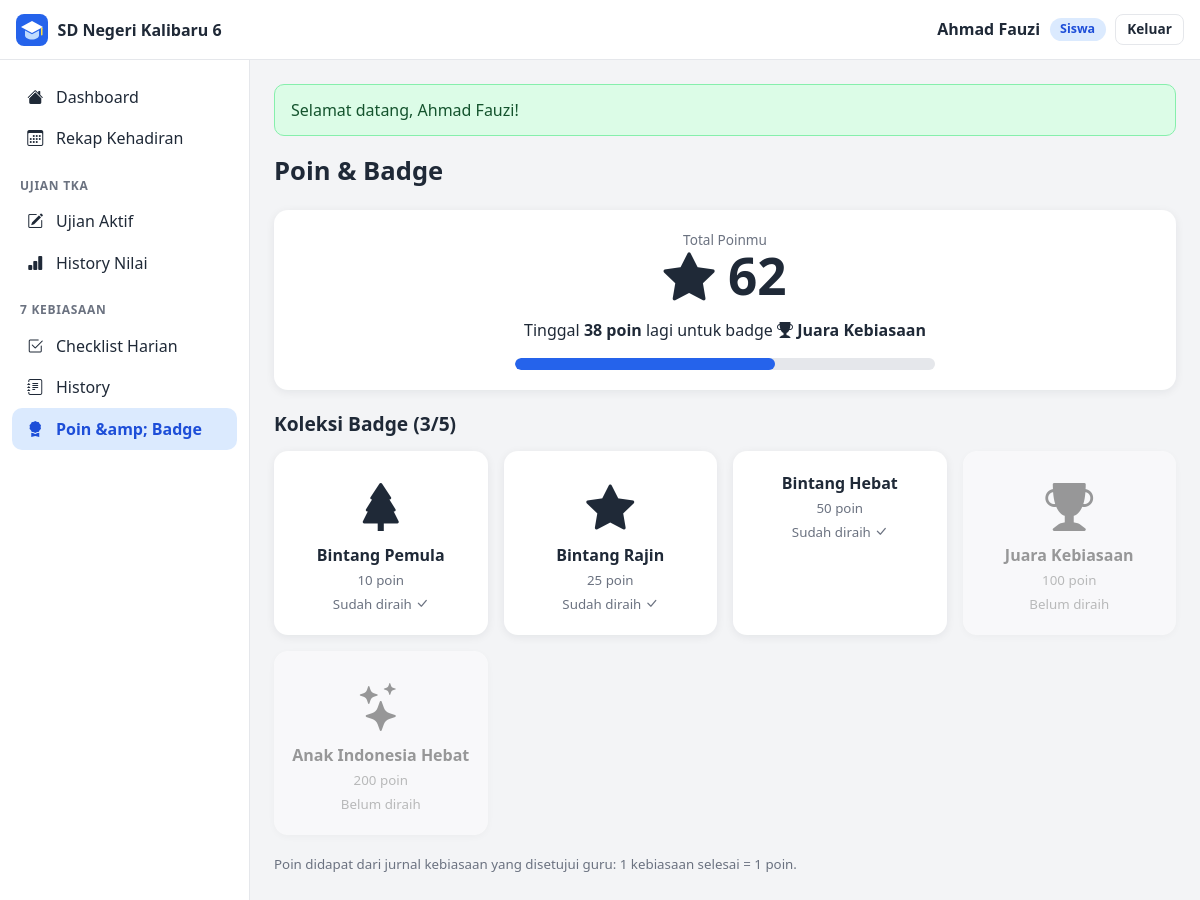
The page /siswa/badge.php (signed in) on the database its author committed.
### tables this page shows
CREATE TABLE siswa (
    id            INT UNSIGNED AUTO_INCREMENT PRIMARY KEY,
    user_id       INT UNSIGNED NOT NULL UNIQUE,
    nisn          VARCHAR(20) NOT NULL UNIQUE,
    nama          VARCHAR(100) NOT NULL,
    jenis_kelamin ENUM('L','P') NOT NULL,
    tanggal_lahir DATE NULL,
    alamat        VARCHAR(255) NULL,
    kelas_id      INT UNSIGNED NOT NULL,
    orang_tua_id  INT UNSIGNED NULL,
    status        ENUM('aktif','nonaktif') NOT NULL DEFAULT 'aktif',
    CONSTRAINT fk_siswa_user  FOREIGN KEY (user_id)      REFERENCES users(id)     ON DELETE CASCADE,
    CONSTRAINT fk_siswa_kelas FOREIGN KEY (kelas_id)     REFERENCES kelas(id),
    CONSTRAINT fk_siswa_ortu  FOREIGN KEY (orang_tua_id) REFERENCES orang_tua(id) ON DELETE SET NULL
);

CREATE TABLE badge (
    id           INT UNSIGNED AUTO_INCREMENT PRIMARY KEY,
    nama_badge   VARCHAR(60) NOT NULL,
    minimal_poin INT UNSIGNED NOT NULL,
    deskripsi    VARCHAR(150) NULL,
    ikon         VARCHAR(10) NOT NULL DEFAULT '⭐'
);

### includes/auth.php (called while the page is built, shortened)
<?php
require_once __DIR__ . '/../config/database.php';
function e($nilai): string
{
    return htmlspecialchars((string) $nilai, ENT_QUOTES, 'UTF-8');
}
function url(string $path = ''): string
{
    return BASE_URL . '/' . ltrim($path, '/');
}
function ambil_flash(): array
{
    $daftar = $_SESSION['flash'] ?? [];
    return $daftar;
}
function user(): ?array
{
    return $_SESSION['user'] ?? null;
}
function halaman_beranda(string $role): string
{
    switch ($role) {
        case 'siswa':    return url('siswa/dashboard.php');
    }
}
function wajib_login(): array
{
    $u = user();
    return $u;
}
function nama_role(string $role): string
{
    $label = ['admin' => 'Admin', 'guru' => 'Guru', 'siswa' => 'Siswa', 'orangtua' => 'Orang Tua'];
    return $label[$role] ?? $role;
}

### config/database.php (called while the page is built, shortened)
<?php
function db(): PDO
{
    static $pdo = null;
    if ($pdo === null) {
        try {
            $pdo = new PDO(
                'mysql:host=' . DB_HOST . ';dbname=' . DB_NAME . ';charset=utf8mb4',
                DB_USER,
                DB_PASS,
                [
                    PDO::ATTR_ERRMODE            => PDO::ERRMODE_EXCEPTION,
                    PDO::ATTR_DEFAULT_FETCH_MODE => PDO::FETCH_ASSOC,
                    PDO::ATTR_EMULATE_PREPARES   => false,
                    PDO::MYSQL_ATTR_INIT_COMMAND => "SET time_zone = '+07:00'",
                ]
            );
        } catch (PDOException $e) {
            error_log('Koneksi database gagal: ' . $e->getMessage());
            http_response_code(500);
            exit('Koneksi database gagal. Pastikan MySQL di XAMPP sudah Start dan database kkp_sd sudah diimpor.');
        }
    }
    return $pdo;
}

### siswa/badge.php (the view, shortened to what this page needs)
<?php
require_once __DIR__ . '/../includes/auth.php';
require_once __DIR__ . '/../includes/fungsi.php';
$siswa = siswa_login();
$poin = total_poin((int) $siswa['id']);
$badge = daftar_badge($poin);
$berikut = $badge['berikut'];
$judul = 'Poin & Badge';
require __DIR__ . '/../includes/header.php';
?>
<section class="card teks-tengah">
    <div class="stat-label">Total Poinmu</div>
    <div class="nilai-besar"><i class="bi bi-star-fill"></i> <?= (int) $poin ?></div>
    <?php if ($berikut): ?>
        <p>Tinggal <strong><?= (int) $berikut['minimal_poin'] - $poin ?> poin</strong> lagi untuk badge
            <strong><?= ikon_badge($berikut['ikon']) ?> <?= e($berikut['nama_badge']) ?></strong></p>
        <div class="progress biru" style="max-width:420px;margin:0 auto"><span style="width:<?= min(100, round($poin / $berikut['minimal_poin'] * 100)) ?>%"></span></div>
    <?php else: ?>
        <p>Hebat! Kamu sudah mengumpulkan semua badge. <i class="bi bi-stars"></i></p>
    <?php endif; ?>
</section>
<h2>Koleksi Badge (<?= (int) $badge['jumlah_diraih'] ?>/<?= count($badge['semua']) ?>)</h2>
<div class="badge-grid">
    <?php foreach ($badge['semua'] as $b): ?>
        <div class="badge-item <?= $b['diraih'] ? '' : 'terkunci' ?>">
            <span class="ikon"><?= ikon_badge($b['ikon']) ?></span>
            <strong><?= e($b['nama_badge']) ?></strong>
            <div><small><?= (int) $b['minimal_poin'] ?> poin</small></div>
            <div><small><?= $b['diraih'] ? 'Sudah diraih <i class="bi bi-check-lg"></i>' : 'Belum diraih' ?></small></div>
        </div>
    <?php endforeach; ?>
</div>
<p class="mt"><small>Poin didapat dari jurnal kebiasaan yang disetujui guru: 1 kebiasaan selesai = 1 poin.</small></p>
<?php require __DIR__ . '/../includes/footer.php'; ?>

### includes/header.php (shortened to what this page needs)
<?php
require_once __DIR__ . '/auth.php';
require_once __DIR__ . '/fungsi.php';
$pengguna = wajib_login();
$judul = $judul ?? 'Dashboard';
$tanpa_sidebar = $tanpa_sidebar ?? false;
$sembunyikan_judul = $sembunyikan_judul ?? false;
?>
<!DOCTYPE html>
<html lang="id">
<head>
    <link rel="stylesheet" href="<?= e(url('assets/css/style.css')) ?>">
    <link rel="stylesheet" href="https://cdn.jsdelivr.net/npm/bootstrap-icons@1.11.3/font/bootstrap-icons.min.css">
</head>
<body class="<?= $tanpa_sidebar ? 'tanpa-sidebar' : '' ?>">
<?php require __DIR__ . '/navbar.php'; ?>
<div class="layout">
    <?php if (!$tanpa_sidebar) require __DIR__ . '/sidebar.php'; ?>
    <main class="konten" id="konten">
        <?php foreach (ambil_flash() as $f): ?>
            <div class="flash flash-<?= e($f['tipe']) ?>" role="alert"><?= e($f['pesan']) ?></div>
        <?php endforeach; ?>
        <?php if (!$sembunyikan_judul): ?>
        <div class="page-head">
            <h1><?= e($judul) ?></h1>
        </div>
        <?php endif; ?>

### includes/navbar.php (shortened to what this page needs)
<header class="navbar">
    <a class="navbar-brand" href="<?= e(halaman_beranda($pengguna['role'])) ?>">
        <img src="<?= e(url('assets/images/logo.svg')) ?>" alt="" width="32" height="32">
        <span><?= e(APP_SEKOLAH) ?></span>
    </a>
    <div class="navbar-user">
        <span class="navbar-nama"><?= e($pengguna['nama']) ?></span>
        <span class="pill pill-biru"><?= e(nama_role($pengguna['role'])) ?></span>
        <a class="btn btn-light btn-sm" href="<?= e(url('auth/logout.php')) ?>">Keluar</a>
    </div>
</header>

### includes/sidebar.php (shortened to what this page needs)
<?php
function menu_sidebar(string $role): array
{
    if ($role === 'siswa') {
        return [
            ['Dashboard', 'siswa/dashboard.php', '<i class="bi bi-house-fill"></i>'],
            ['Rekap Kehadiran', 'siswa/kehadiran.php', '<i class="bi bi-calendar3"></i>'],
            ['Ujian TKA', null, null],
            ['Ujian Aktif', 'siswa/ujian.php', '<i class="bi bi-pencil-square"></i>', ['siswa/ujian-info.php', 'siswa/ujian-kerjakan.php']],
            ['History Nilai', 'siswa/nilai.php', '<i class="bi bi-bar-chart-fill"></i>', ['siswa/ujian-hasil.php']],
            ['7 Kebiasaan', null, null],
            ['Checklist Harian', 'siswa/kebiasaan.php', '<i class="bi bi-check2-square"></i>'],
            ['History', 'siswa/kebiasaan-history.php', '<i class="bi bi-journal-text"></i>'],
            ['Poin &amp; Badge', 'siswa/badge.php', '<i class="bi bi-award-fill"></i>'],
        ];
    }
    $menu = [
        ['Dashboard', 'guru/dashboard.php', '<i class="bi bi-house-fill"></i>'],
        ['Data Master', null, null],
        ['Siswa', 'guru/siswa.php', '<i class="bi bi-person-fill"></i>', ['guru/siswa-form.php']],
    ];
    return array_merge($menu, [
        ['Kelas', 'guru/kelas.php', '<i class="bi bi-building"></i>'],
        ['Mata Pelajaran', 'guru/mapel.php', '<i class="bi bi-book-fill"></i>'],
        ['Absensi Kelas', null, null],
        ['Input Absensi', 'guru/absensi.php', '<i class="bi bi-pen-fill"></i>'],
        ['Rekap Absensi', 'guru/absensi-rekap.php', '<i class="bi bi-calendar-week-fill"></i>'],
        ['TKA', null, null],
        ['Bank Soal', 'guru/bank-soal.php', '<i class="bi bi-puzzle-fill"></i>', ['guru/bank-soal-form.php', 'guru/kelompok-form.php', 'guru/bank-soal-detail.php']],
        ['Ujian', 'guru/ujian.php', '<i class="bi bi-pencil-square"></i>', ['guru/ujian-form.php']],
        ['Hasil Ujian', 'guru/hasil-ujian.php', '<i class="bi bi-bar-chart-fill"></i>'],
        ['Analisis Soal', 'guru/analisis-soal.php', '<i class="bi bi-search"></i>'],
        ['7 Kebiasaan', null, null],
        ['Jurnal', 'guru/jurnal.php?status=semua', '<i class="bi bi-journal-text"></i>'],
        ['Verifikasi', 'guru/jurnal.php?status=menunggu', '<i class="bi bi-check-circle-fill"></i>', ['guru/jurnal-detail.php']],
        ['Laporan', null, null],
        ['Laporan', 'laporan/index.php', '<i class="bi bi-printer-fill"></i>', ['laporan/absensi.php', 'laporan/tka.php', 'laporan/kebiasaan.php', 'laporan/terpadu.php']],
    ]);
}
function menu_aktif(array $item): bool
{
    $sekarang = ltrim(substr($_SERVER['SCRIPT_NAME'], strlen(BASE_URL)), '/');
    [$file, $query] = array_pad(explode('?', $item[1], 2), 2, '');
    if ($file === $sekarang) {
        return true;
    }
    return isset($item[3]) && in_array($sekarang, $item[3], true);
}
?>
<aside class="sidebar" id="sidebar">
    <nav>
        <?php foreach (menu_sidebar($pengguna['role']) as $item): ?>
            <?php if ($item[1] === null): ?>
                <div class="menu-judul"><?= e($item[0]) ?></div>
            <?php else: ?>
                <a class="menu-item<?= menu_aktif($item) ? ' aktif' : '' ?>" href="<?= e(url($item[1])) ?>">
                    <span class="menu-ikon" aria-hidden="true"><?= $item[2] ?></span><?= e($item[0]) ?>
                </a>
            <?php endif; ?>
        <?php endforeach; ?>
    </nav>
</aside>

### includes/fungsi.php (shortened to what this page needs)
<?php
function siswa_login(): ?array
{
    $u = user();
    $st = db()->prepare('SELECT s.*, k.nama_kelas FROM siswa s JOIN kelas k ON k.id = s.kelas_id WHERE s.id = :id');
    $st->execute(['id' => $u['profil_id']]);
    return $st->fetch() ?: null;
}
    ob_start(); ?>
    <?php
function total_poin(int $siswa_id): int
{
    $st = db()->prepare('SELECT COALESCE(SUM(jumlah), 0) FROM poin WHERE siswa_id = :s');
    $st->execute(['s' => $siswa_id]);
    return (int) $st->fetchColumn();
}
function daftar_badge(int $poin): array
{
    $semua = db()->query('SELECT * FROM badge ORDER BY minimal_poin')->fetchAll();
    $berikut = null;
    $jumlah_diraih = 0;
    foreach ($semua as &$b) {
        $b['diraih'] = $poin >= (int) $b['minimal_poin'];
        if ($b['diraih']) $jumlah_diraih++;
        elseif ($berikut === null) $berikut = $b;
    }
    return ['semua' => $semua, 'berikut' => $berikut, 'jumlah_diraih' => $jumlah_diraih];
}
function ikon_badge(string $ikon): string
{
    $peta = [
        '🌱' => 'bi-tree-fill',
        '⭐' => 'bi-star-fill',
        '🏅' => 'bi-medal-fill',
        '🏆' => 'bi-trophy-fill',
        '🌟' => 'bi-stars',
    ];
    $kelas = $peta[$ikon] ?? 'bi-award-fill';
    return '<i class="bi ' . $kelas . '"></i>';
}

### includes/footer.php (shortened to what this page needs)
    </main>
</div>
</body>
</html>

### assets/css/style.css (style rules this page uses)
:root { --primary: #2563eb; --primary-gelap: #1d4ed8; --primary-muda: #dbeafe; --success: #16a34a; --success-muda: #dcfce7; --warning: #eab308; --warning-muda: #fef9c3; --danger: #dc2626; --danger-muda: #fee2e2; --abu-bg: #f3f4f6; --abu-garis: #e5e7eb; --abu-teks: #6b7280; --teks: #1f2937; --putih: #ffffff; --radius: 14px; --bayangan: 0 2px 10px rgba(17, 24, 39, .07); --lebar-sidebar: 250px; --tinggi-navbar: 60px; }
* { box-sizing: border-box; }
html { font-size: 16px; }
body { margin: 0; font-family: "Segoe UI", system-ui, -apple-system, "Helvetica Neue", Arial, sans-serif; background: var(--abu-bg); color: var(--teks); line-height: 1.5; }
a { color: var(--primary); text-decoration: none; }
h1 { font-size: 1.6rem; margin: 0; }
h2 { font-size: 1.2rem; margin: 0 0 .75rem; }
img { max-width: 100%; }
small, .petunjuk { color: var(--abu-teks); }
.teks-tengah { text-align: center; }
.mt { margin-top: 1rem; }
.navbar { position: fixed; top: 0; left: 0; right: 0; z-index: 30; height: var(--tinggi-navbar); background: var(--putih); border-bottom: 1px solid var(--abu-garis); display: flex; align-items: center; gap: .75rem; padding: 0 1rem; }
.navbar-brand { display: flex; align-items: center; gap: .6rem; font-weight: 700; color: var(--teks); }
.navbar-user { margin-left: auto; display: flex; align-items: center; gap: .6rem; }
.navbar-nama { font-weight: 600; }
.layout { padding-top: var(--tinggi-navbar); display: flex; min-height: 100vh; }
.sidebar { position: fixed; top: var(--tinggi-navbar); bottom: 0; left: 0; width: var(--lebar-sidebar); background: var(--putih); border-right: 1px solid var(--abu-garis); overflow-y: auto; padding: 1rem .75rem 2rem; z-index: 20; }
.konten { flex: 1; margin-left: var(--lebar-sidebar); padding: 1.5rem; min-width: 0; }
.menu-judul { font-size: .75rem; text-transform: uppercase; letter-spacing: .06em; color: var(--abu-teks); margin: 1.1rem .5rem .35rem; font-weight: 700; }
.menu-item { display: flex; align-items: center; gap: .6rem; padding: .55rem .75rem; border-radius: 10px; color: var(--teks); font-weight: 500; transition: background .15s; }
.menu-item.aktif { background: var(--primary-muda); color: var(--primary-gelap); font-weight: 700; }
.menu-ikon { width: 1.4rem; text-align: center; }
.page-head { display: flex; flex-wrap: wrap; align-items: center; justify-content: space-between; gap: .75rem; margin-bottom: 1.25rem; }
.card { background: var(--putih); border-radius: var(--radius); box-shadow: var(--bayangan); padding: 1.25rem; margin-bottom: 1.25rem; }
.stat-label { color: var(--abu-teks); font-size: .85rem; }
.btn { display: inline-flex; align-items: center; justify-content: center; gap: .4rem; padding: .55rem 1.1rem; border-radius: 10px; border: 1px solid transparent; font: inherit; font-weight: 600; cursor: pointer; text-decoration: none; background: var(--abu-bg); color: var(--teks); transition: transform .1s, filter .15s; }
.btn-light { background: var(--putih); border-color: var(--abu-garis); color: var(--teks); }
.btn-sm { padding: .3rem .7rem; font-size: .85rem; border-radius: 8px; }
.pill { display: inline-block; padding: .15rem .65rem; border-radius: 999px; font-size: .78rem; font-weight: 700; white-space: nowrap; }
.pill-biru { background: var(--primary-muda); color: var(--primary-gelap); }
.flash { padding: .8rem 1rem; border-radius: 10px; margin-bottom: 1rem; font-weight: 500; border: 1px solid; }
.flash-success { background: var(--success-muda); border-color: #86efac; color: #14532d; }
.progress { background: var(--abu-garis); border-radius: 999px; height: 12px; overflow: hidden; }
.progress > span { display: block; height: 100%; background: var(--success); border-radius: 999px; transition: width .6s; }
.progress.biru > span { background: var(--primary); }
.nilai-besar { font-size: 3.2rem; font-weight: 800; line-height: 1; }
.badge-grid { display: grid; grid-template-columns: repeat(auto-fill, minmax(180px, 1fr)); gap: 1rem; }
.badge-item { text-align: center; padding: 1.25rem 1rem; border-radius: var(--radius); background: #fff; box-shadow: var(--bayangan); }
.badge-item .ikon { font-size: 3rem; display: block; }
.badge-item.terkunci { opacity: .45; filter: grayscale(1); }

### rows shown on the page
siswa: nama "Ahmad Fauzi"
badge: (int)$berikut['minimal_poin']-$poin "38", nama_badge "Juara Kebiasaan", minimal_poin "100", shows "Belum diraih"
badge: nama_badge "Bintang Pemula", minimal_poin "10", shows "Sudah diraih"
badge: nama_badge "Bintang Rajin", minimal_poin "25", shows "Sudah diraih"
badge: nama_badge "Bintang Hebat", minimal_poin "50", shows "Sudah diraih"
badge: nama_badge "Anak Indonesia Hebat", minimal_poin "200", shows "Belum diraih"

### other values the page prints
APP_SEKOLAH "SD Negeri Kalibaru 6"
nama_role($pengguna['role']) "Siswa"
$item[0] "Dashboard"
$item[0] "Rekap Kehadiran"
$item[0] "UJIAN TKA"
$item[0] "Ujian Aktif"
$item[0] "History Nilai"
$item[0] "7 KEBIASAAN"
$item[0] "Checklist Harian"
$item[0] "History"
$item[0] "Poin &amp; Badge"
$f['pesan'] "Selamat datang, Ahmad Fauzi!"
$judul "Poin & Badge"
$poin "62"
$badge['jumlah_diraih'] "3"
